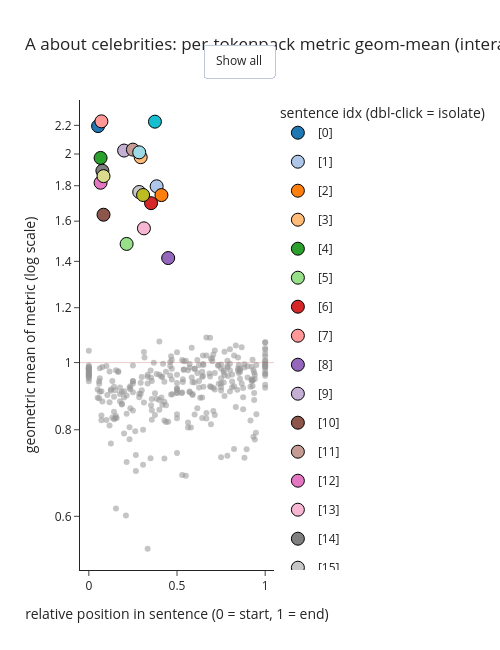

Notebook code cell kept with this figure:
### Markdown cell above
Lets plot for A as well

### Code cell
# A
plot_metric_beeswarm_interactive(a_metricis_geo_means_lists,
                                 "A about celebrities: per-tokenpack metric geom-mean (interactive)")
